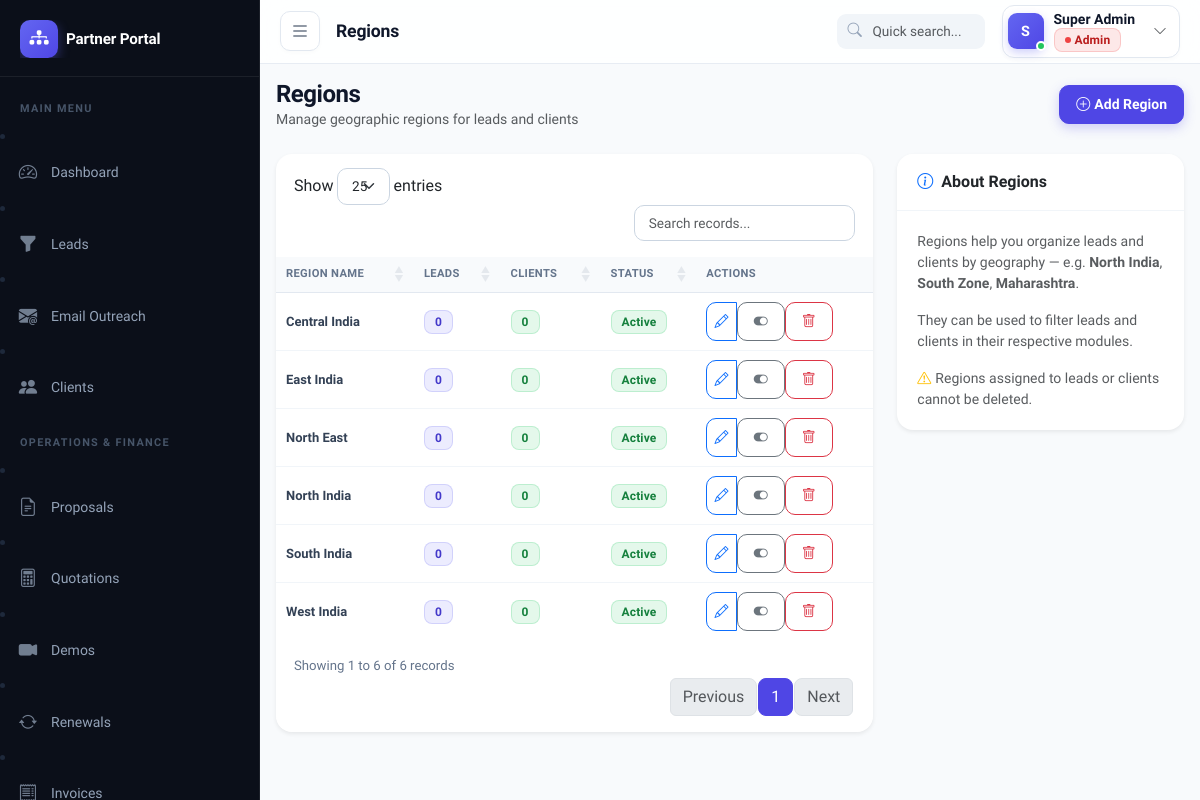
The app's page /modules/regions/index.php (signed in) with its own data.
### tables this page shows
CREATE TABLE IF NOT EXISTS regions (
    id INT PRIMARY KEY AUTO_INCREMENT,
    name VARCHAR(100) NOT NULL,
    code VARCHAR(20),
    status ENUM('active', 'inactive') DEFAULT 'active'
);

### modules/regions/index.php (the view, shortened to what this page needs)
<?php
$db = getDB();
$regions = $db->query("SELECT r.*,
    (SELECT COUNT(*) FROM leads WHERE region_id=r.id) as lead_count,
    (SELECT COUNT(*) FROM clients WHERE region_id=r.id) as client_count
    FROM regions r ORDER BY r.name")->fetchAll();
include __DIR__ . '/../../includes/header.php';
?>
<div class="page-header d-flex justify-content-between align-items-center mb-4">
  <div><h4 class="mb-0">Regions</h4><p class="text-muted small mb-0">Manage geographic regions for leads and clients</p></div>
  <button class="btn btn-primary" data-bs-toggle="modal" data-bs-target="#regionModal">
    <i class="bi bi-plus-circle me-1"></i>Add Region
  </button>
</div>
<div class="row">
  <div class="col-xl-8">
    <div class="card border-0 shadow-sm">
      <div class="card-body p-0">
        <div class="table-responsive">
          <table class="table table-hover mb-0 datatable">
          <thead class="table-light">
            <tr><th>Region Name</th><th>Leads</th><th>Clients</th><th>Status</th><th>Actions</th></tr>
          </thead>
          <tbody>
            <?php foreach ($regions as $r): ?>
            <tr>
              <td class="fw-semibold"><?= htmlspecialchars($r['name']) ?></td>
              <td><span class="badge bg-primary"><?= $r['lead_count'] ?></span></td>
              <td><span class="badge bg-success"><?= $r['client_count'] ?></span></td>
              <td>
                <?php if ($r['status'] === 'active'): ?>
                  <span class="badge bg-success">Active</span>
                <?php else: ?>
                  <span class="badge bg-secondary">Inactive</span>
                <?php endif; ?>
              </td>
              <td>
                <div class="btn-group btn-group-sm">
                  <button class="btn btn-outline-primary"
                          onclick="editRegion(<?= $r['id'] ?>, '<?= htmlspecialchars(addslashes($r['name'])) ?>', '<?= $r['status'] ?>')"
                          title="Edit">
                    <i class="bi bi-pencil"></i>
                  </button>
                  <form method="POST" class="d-inline" onsubmit="return confirm('Toggle status of this region?')">
                    <button type="submit" class="btn btn-outline-secondary" title="Toggle Status"><i class="bi bi-toggle-on"></i></button>
                  </form>
                  <?php if ($r['lead_count'] == 0 && $r['client_count'] == 0): ?>
                  <form method="POST" class="d-inline" onsubmit="return confirm('Delete this region?')">
                    <button type="submit" class="btn btn-outline-danger" title="Delete"><i class="bi bi-trash"></i></button>
                  </form>
                  <?php endif; ?>
                </div>
              </td>
            </tr>
            <?php endforeach; ?>
          </tbody>
        </table>
        </div>
      </div>
    </div>
  </div>
  <div class="col-xl-4">
    <div class="card border-0 shadow-sm">
      <div class="card-header bg-white fw-semibold py-3"><i class="bi bi-info-circle me-2 text-primary"></i>About Regions</div>
      <div class="card-body small text-muted">
        <p>Regions help you organize leads and clients by geography — e.g. <strong>North India</strong>, <strong>South Zone</strong>, <strong>Maharashtra</strong>.</p>
        <p>They can be used to filter leads and clients in their respective modules.</p>
        <p class="mb-0"><i class="bi bi-exclamation-triangle text-warning me-1"></i>Regions assigned to leads or clients cannot be deleted.</p>
      </div>
    </div>
  </div>
</div>
<?php include __DIR__ . '/../../includes/footer.php'; ?>

### assets/css/style.css (style rules this page uses)
:root { --font-primary: 'Plus Jakarta Sans', 'Inter', system-ui, -apple-system, sans-serif; --sidebar-width: 260px; --sidebar-collapsed: 72px; --navbar-height: 64px; --primary: #4f46e5; --primary-hover: #4338ca; --primary-light: #6366f1; --primary-subtle: rgba(99, 102, 241, 0.1); --sidebar-bg: #0b0f19; --sidebar-border: rgba(255, 255, 255, 0.07); --sidebar-hover: rgba(255, 255, 255, 0.06); --sidebar-active-bg: linear-gradient(90deg, rgba(99, 102, 241, 0.18) 0%, rgba(99, 102, 241, 0.03) 100%); --sidebar-active-border: #818cf8; --sidebar-text: #94a3b8; --sidebar-text-active: #ffffff; --body-bg: #f8fafc; --card-shadow: 0 10px 30px -10px rgba(0, 0, 0, 0.05), 0 4px 6px -2px rgba(0, 0, 0, 0.02); --card-shadow-hover: 0 20px 35px -10px rgba(0, 0, 0, 0.09), 0 8px 12px -4px rgba(0, 0, 0, 0.04); }
body { background-color: var(--body-bg); font-family: var(--font-primary); color: #1e293b; overflow-x: hidden; -webkit-font-smoothing: antialiased; }
h1, h2, h3, h4, h5, h6, .h1, .h2, .h3, .h4, .h5, .h6 { font-family: var(--font-primary); font-weight: 700; color: #0f172a; letter-spacing: -0.02em; }
.card { border: 1px solid rgba(226, 232, 240, 0.8); border-radius: 16px; box-shadow: var(--card-shadow); transition: all 0.25s cubic-bezier(0.4, 0, 0.2, 1); background: #ffffff; overflow: hidden; }
.card-header { background-color: #ffffff; border-bottom: 1px solid #f1f5f9; padding: 16px 20px; border-top-left-radius: 16px !important; border-top-right-radius: 16px !important; }
.card-body { padding: 20px; }
.table-responsive { border-radius: inherit; overflow-x: auto !important; -webkit-overflow-scrolling: touch; width: 100% !important; max-width: 100% !important; display: block; }
.card-body.p-0 { overflow-x: auto !important; -webkit-overflow-scrolling: touch; border-bottom-left-radius: inherit; border-bottom-right-radius: inherit; max-width: 100%; }
.table { margin-bottom: 0; width: 100%; border-collapse: separate; border-spacing: 0; }
.table thead th { font-size: 0.75rem; font-weight: 700; text-transform: uppercase; letter-spacing: 0.05em; color: #64748b; background-color: #f8fafc; border-bottom: 1px solid #e2e8f0; white-space: nowrap; padding: 12px 14px; }
.table tbody td { padding: 12px 14px; vertical-align: middle; border-bottom: 1px solid #f1f5f9; color: #334155; font-size: 0.85rem; }
.table tbody tr { transition: background-color 0.15s ease; }
.table tbody tr:last-child td { border-bottom: none; }
.badge { font-weight: 600; font-size: 0.75rem; padding: 5px 10px; border-radius: 8px; letter-spacing: 0.01em; display: inline-flex; align-items: center; gap: 4px; }
.badge-dot { width: 6px; height: 6px; border-radius: 50%; display: inline-block; }
.bg-success, .badge-soft-success { background-color: rgba(34, 197, 94, 0.12) !important; color: #15803d !important; border: 1px solid rgba(34, 197, 94, 0.2); }
.bg-danger, .badge-soft-danger { background-color: rgba(239, 68, 68, 0.12) !important; color: #b91c1c !important; border: 1px solid rgba(239, 68, 68, 0.2); }
.bg-primary, .badge-soft-primary { background-color: rgba(99, 102, 241, 0.12) !important; color: #4338ca !important; border: 1px solid rgba(99, 102, 241, 0.2); }
.btn { font-family: var(--font-primary); font-weight: 600; border-radius: 10px; padding: 8px 16px; transition: all 0.2s cubic-bezier(0.4, 0, 0.2, 1); font-size: 0.875rem; }
.btn-primary { background-color: var(--primary); border-color: var(--primary); box-shadow: 0 4px 12px rgba(79, 70, 229, 0.25); }
@media (max-width: 1366px) { .table thead th { padding: 10px 12px; font-size: 0.72rem; } }
@media (max-width: 1366px) { .table tbody td { padding: 10px 12px; font-size: 0.83rem; } }
@media (max-width: 1366px) { .btn-group-sm > .btn, .btn-sm { padding: 0.25rem 0.45rem; } }
@media (max-width: 1200px) { .table thead th { padding: 9px 10px; font-size: 0.7rem; letter-spacing: 0.03em; } }
@media (max-width: 1200px) { .table tbody td { padding: 9px 10px; font-size: 0.81rem; } }

### records on screen
regions: name "Central India", lead_count "0", client_count "0", status "Active"
regions: name "East India", lead_count "0", client_count "0", status "Active"
regions: name "North East", lead_count "0", client_count "0", status "Active"
regions: name "North India", lead_count "0", client_count "0", status "Active"
regions: name "South India", lead_count "0", client_count "0", status "Active"
regions: name "West India", lead_count "0", client_count "0", status "Active"

### other values on screen
$pageTitle "Regions"
substr($currentUser['name'], 0, 1) "S"
$currentUser['name'] "Super Admin"
$sidebarBrandName "Partner Portal"
$section['title'] "MAIN MENU"
$item['label'] "Dashboard"
$item['label'] "Leads"
$item['label'] "Email Outreach"
$item['label'] "Clients"
$section['title'] "OPERATIONS & FINANCE"
$item['label'] "Proposals"
$item['label'] "Quotations"
$item['label'] "Demos"
$item['label'] "Renewals"
$item['label'] "Invoices"
